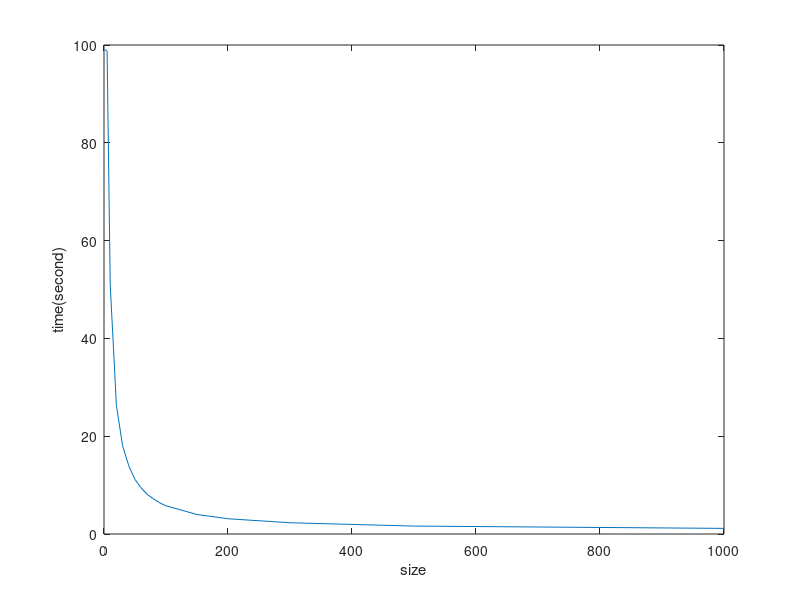

Source code (MATLAB):
t = [99.070000 98.750000 51.020000 26.299999 18.030001 13.940000 11.140000 9.410000 8.070000 7.180000 6.370000 5.770000 3.990000 3.120000 2.300000 1.620000 1.150000];
size = [1 5 10 20 30 40 50 60 70 80 90 100 150 200 300 500 1000];

plot(size,t);
xlabel('size');
ylabel('time(second)');